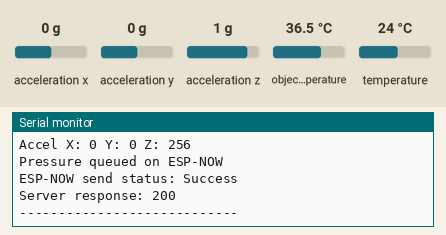
The sketch below on a simulated ESP32. Shown: the last lines printed to the serial monitor. Wiring (inferred from the names in the program): ADXL345 accelerometer at I2C address 0x53. The inputs (shaded band) are chosen by the test bench; at power-on: acceleration x 0 g, acceleration y 0 g, acceleration z 1 g, object temperature 36.5 °C, temperature 24 °C. WiFi joins after 1.5 s; servers stay silent unless stated; uploads are accepted with an empty reply.

Above: at 3.2 s.
3.3 s: acceleration x set to -1.4 g
At 3.37 s:
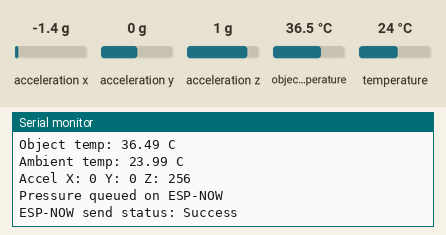
5.0 s: acceleration y set to -1.4 g
At 5.79 s:
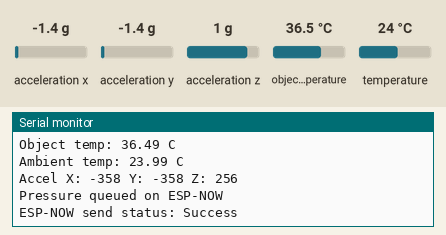
6.7 s: acceleration z set to -1.4 g
At 7.0 s:
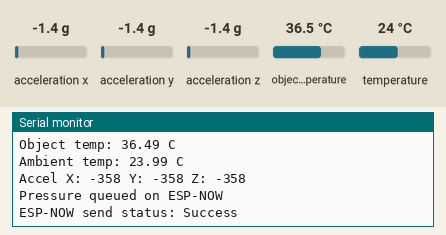
8.4 s: object temperature set to 20 °C
At 8.4 s:
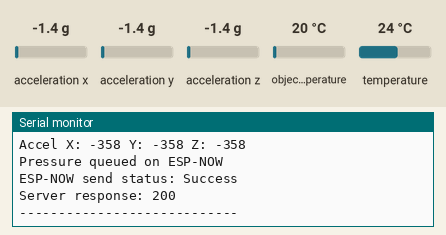
10.1 s: temperature set to 12 °C
At 10.62 s:
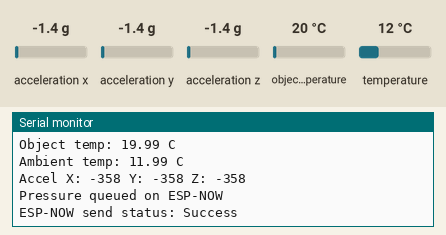

Measured:
- after the input at 5.0 s, the serial monitor: prints a new line after 0.63 s (image 2)
- after the input at 6.7 s, the serial monitor: prints a new line after 0.14 s (image 3)
- after the input at 10.1 s, the serial monitor: prints a new line after 0.36 s (image 5)

The sketch:

pressure_temp_motion_esp32.ino
```cpp
// ESP32 multi-sensor node: SPI pressure sensor, MLX90614 IR temperature (I2C bus 0),
// ADXL345 accelerometer (I2C bus 1). Every second: POST all readings as JSON to an HTTP
// server and broadcast the pressure value over ESP-NOW.
// Board: ESP32 Dev Module. Builds on ESP32 Arduino core 2.x and 3.x.

#include <esp_now.h>
#include <WiFi.h>
#include <SPI.h>
#include <Wire.h>
#include <HTTPClient.h>
#include <ArduinoJson.h>
#include <Adafruit_MLX90614.h>
#include "secrets.h"  // WIFI_NETWORKS[], DATA_SERVER_URL

// SPI pressure sensor (VSPI)
const int PRESSURE_MISO_PIN = 19;
const int PRESSURE_MOSI_PIN = 23;
const int PRESSURE_SCK_PIN = 18;
const int PRESSURE_CS_PIN = 5;

// I2C bus 0: MLX90614
const int MLX_SDA_PIN = 21;
const int MLX_SCL_PIN = 22;

// I2C bus 1: ADXL345
const int ADXL_SDA_PIN = 25;
const int ADXL_SCL_PIN = 26;
const uint8_t ADXL345_I2C_ADDRESS = 0x53;
const uint8_t ADXL345_REG_POWER_CTL = 0x2D;
const uint8_t ADXL345_REG_DATAX0 = 0x32;
const uint8_t ADXL345_MEASURE_MODE = 0x08;

// 14-bit sensor output, 10% to 90% of full scale = 0 to 60 psi
const float PRESSURE_MIN_PSI = 0.0;
const float PRESSURE_MAX_PSI = 60.0;
const uint16_t PRESSURE_COUNTS_MIN = 1638;
const uint16_t PRESSURE_COUNTS_MAX = 14745;

const int WIFI_ATTEMPTS_PER_NETWORK = 10;
const unsigned long LOOP_INTERVAL_MS = 1000;

// broadcast address: every ESP-NOW receiver on the channel gets it
uint8_t espNowPeerAddress[] = {0xFF, 0xFF, 0xFF, 0xFF, 0xFF, 0xFF};

struct EspNowPressureMessage {
  float pressurePsi;
} espNowMessage;

SPIClass pressureSpi(VSPI);
Adafruit_MLX90614 mlx = Adafruit_MLX90614();
TwoWire adxlWire = TwoWire(1);

struct Acceleration {
  int16_t x;
  int16_t y;
  int16_t z;
};

// ESP32 Arduino core 3.3 (ESP-IDF 5.5) changed the first argument of the send callback
#if ESP_ARDUINO_VERSION >= ESP_ARDUINO_VERSION_VAL(3, 3, 0)
typedef wifi_tx_info_t EspNowSendInfo;
#else
typedef uint8_t EspNowSendInfo;
#endif

void onEspNowSent(const EspNowSendInfo* sendInfo, esp_now_send_status_t status) {
  Serial.print("ESP-NOW send status: ");
  Serial.println(status == ESP_NOW_SEND_SUCCESS ? "Success" : "Failed");
}

// tries every network in WIFI_NETWORKS until one connects
bool connectToKnownWifi() {
  for (int i = 0; i < WIFI_NETWORK_COUNT; i++) {
    Serial.print("Trying SSID: ");
    Serial.println(WIFI_NETWORKS[i].ssid);
    WiFi.begin(WIFI_NETWORKS[i].ssid, WIFI_NETWORKS[i].password);
    for (int attempt = 0; attempt < WIFI_ATTEMPTS_PER_NETWORK && WiFi.status() != WL_CONNECTED; attempt++) {
      Serial.print(".");
      delay(1000);
    }
    if (WiFi.status() == WL_CONNECTED) {
      Serial.print("\nConnected to: ");
      Serial.println(WIFI_NETWORKS[i].ssid);
      return true;
    }
    Serial.println("\nFailed");
  }
  return false;
}

bool initEspNow() {
  if (esp_now_init() != ESP_OK) return false;
  esp_now_register_send_cb(onEspNowSent);

  esp_now_peer_info_t peerInfo;
  memset(&peerInfo, 0, sizeof(peerInfo));  // unset fields must be zero
  memcpy(peerInfo.peer_addr, espNowPeerAddress, 6);
  peerInfo.channel = 0;  // 0 = current Wi-Fi channel
  peerInfo.encrypt = false;
  return esp_now_add_peer(&peerInfo) == ESP_OK;
}

bool initAdxl345() {
  adxlWire.beginTransmission(ADXL345_I2C_ADDRESS);
  if (adxlWire.endTransmission() != 0) return false;
  adxlWire.beginTransmission(ADXL345_I2C_ADDRESS);
  adxlWire.write(ADXL345_REG_POWER_CTL);
  adxlWire.write(ADXL345_MEASURE_MODE);
  adxlWire.endTransmission();
  return true;
}

uint16_t readPressureCounts() {
  digitalWrite(PRESSURE_CS_PIN, LOW);
  uint8_t highByte = pressureSpi.transfer(0x00);
  uint8_t lowByte = pressureSpi.transfer(0x00);
  digitalWrite(PRESSURE_CS_PIN, HIGH);
  return ((highByte << 8) | lowByte) & 0x3FFF;  // top 2 bits are status
}

float countsToPsi(uint16_t counts) {
  if (counts < PRESSURE_COUNTS_MIN) return PRESSURE_MIN_PSI;
  if (counts > PRESSURE_COUNTS_MAX) return PRESSURE_MAX_PSI;
  return PRESSURE_MIN_PSI + (float)(counts - PRESSURE_COUNTS_MIN) /
                                (PRESSURE_COUNTS_MAX - PRESSURE_COUNTS_MIN) *
                                (PRESSURE_MAX_PSI - PRESSURE_MIN_PSI);
}

// DATAX0..DATAZ1: 6 bytes, little endian
Acceleration readAcceleration() {
  Acceleration accel = {0, 0, 0};
  adxlWire.beginTransmission(ADXL345_I2C_ADDRESS);
  adxlWire.write(ADXL345_REG_DATAX0);
  adxlWire.endTransmission(false);
  adxlWire.requestFrom(ADXL345_I2C_ADDRESS, (uint8_t)6, (uint8_t)true);
  if (adxlWire.available() == 6) {
    uint8_t raw[6];
    for (int i = 0; i < 6; i++) raw[i] = adxlWire.read();  // read in a fixed order
    accel.x = (int16_t)(raw[0] | (raw[1] << 8));
    accel.y = (int16_t)(raw[2] | (raw[3] << 8));
    accel.z = (int16_t)(raw[4] | (raw[5] << 8));
  }
  return accel;
}

void postReadingsToServer(float pressurePsi, float objectTempC, float ambientTempC, const Acceleration &accel) {
  if (WiFi.status() != WL_CONNECTED) {
    Serial.println("WiFi not connected, skipping upload");
    return;
  }

  JsonDocument json;
  json["pressure"] = pressurePsi;
  json["incontact_temp"] = objectTempC;
  json["ambient_temp"] = ambientTempC;
  json["acc_x"] = accel.x;
  json["acc_y"] = accel.y;
  json["acc_z"] = accel.z;
  String payload;
  serializeJson(json, payload);

  HTTPClient http;
  http.begin(DATA_SERVER_URL);
  http.addHeader("Content-Type", "application/json");
  int httpStatus = http.POST(payload);
  if (httpStatus > 0) Serial.printf("Server response: %d\n", httpStatus);
  else Serial.printf("Upload failed: %s\n", http.errorToString(httpStatus).c_str());
  http.end();
}

void setup() {
  Serial.begin(115200);

  WiFi.mode(WIFI_STA);
  if (!connectToKnownWifi()) Serial.println("No known WiFi network available");

  Wire.begin(MLX_SDA_PIN, MLX_SCL_PIN);

  pressureSpi.begin(PRESSURE_SCK_PIN, PRESSURE_MISO_PIN, PRESSURE_MOSI_PIN, PRESSURE_CS_PIN);
  pinMode(PRESSURE_CS_PIN, OUTPUT);
  digitalWrite(PRESSURE_CS_PIN, HIGH);

  adxlWire.begin(ADXL_SDA_PIN, ADXL_SCL_PIN);

  // keep going without ESP-NOW, HTTP upload still works
  if (!initEspNow()) Serial.println("ESP-NOW init failed");

  if (!mlx.begin()) {
    Serial.println("MLX90614 not found");
    while (true) { delay(1000); }
  }
  if (!initAdxl345()) {
    Serial.println("ADXL345 not found");
    while (true) { delay(1000); }
  }
  Serial.println("All sensors initialized");
}

void loop() {
  if (WiFi.status() != WL_CONNECTED) {
    Serial.println("WiFi lost, reconnecting");
    connectToKnownWifi();
    delay(5000);
    return;
  }

  float pressurePsi = countsToPsi(readPressureCounts());
  float objectTempC = mlx.readObjectTempC();
  float ambientTempC = mlx.readAmbientTempC();
  Acceleration accel = readAcceleration();

  Serial.printf("Pressure: %.2f psi\n", pressurePsi);
  Serial.printf("Object temp: %.2f C\n", objectTempC);
  Serial.printf("Ambient temp: %.2f C\n", ambientTempC);
  Serial.printf("Accel X: %d Y: %d Z: %d\n", accel.x, accel.y, accel.z);

  espNowMessage.pressurePsi = pressurePsi;
  esp_err_t espNowResult = esp_now_send(espNowPeerAddress, (uint8_t*)&espNowMessage, sizeof(espNowMessage));
  Serial.println(espNowResult == ESP_OK ? "Pressure queued on ESP-NOW" : "ESP-NOW send failed");

  postReadingsToServer(pressurePsi, objectTempC, ambientTempC, accel);

  Serial.println("----------------------------");
  delay(LOOP_INTERVAL_MS);
}
```

secrets.example.h
```cpp
// Copy this file to secrets.h and fill in real values. secrets.h is git-ignored.
#pragma once

struct WifiCredentials {
  const char* ssid;
  const char* password;
};

// tried in order until one connects
const WifiCredentials WIFI_NETWORKS[] = {
  {"your-wifi-name", "your-wifi-password"},
  {"backup-hotspot", "backup-password"},
};
const int WIFI_NETWORK_COUNT = sizeof(WIFI_NETWORKS) / sizeof(WIFI_NETWORKS[0]);

// HTTPS is recommended. Plain HTTP sends readings unencrypted.
const char* const DATA_SERVER_URL = "http://your-server:5000/api/data";
```
